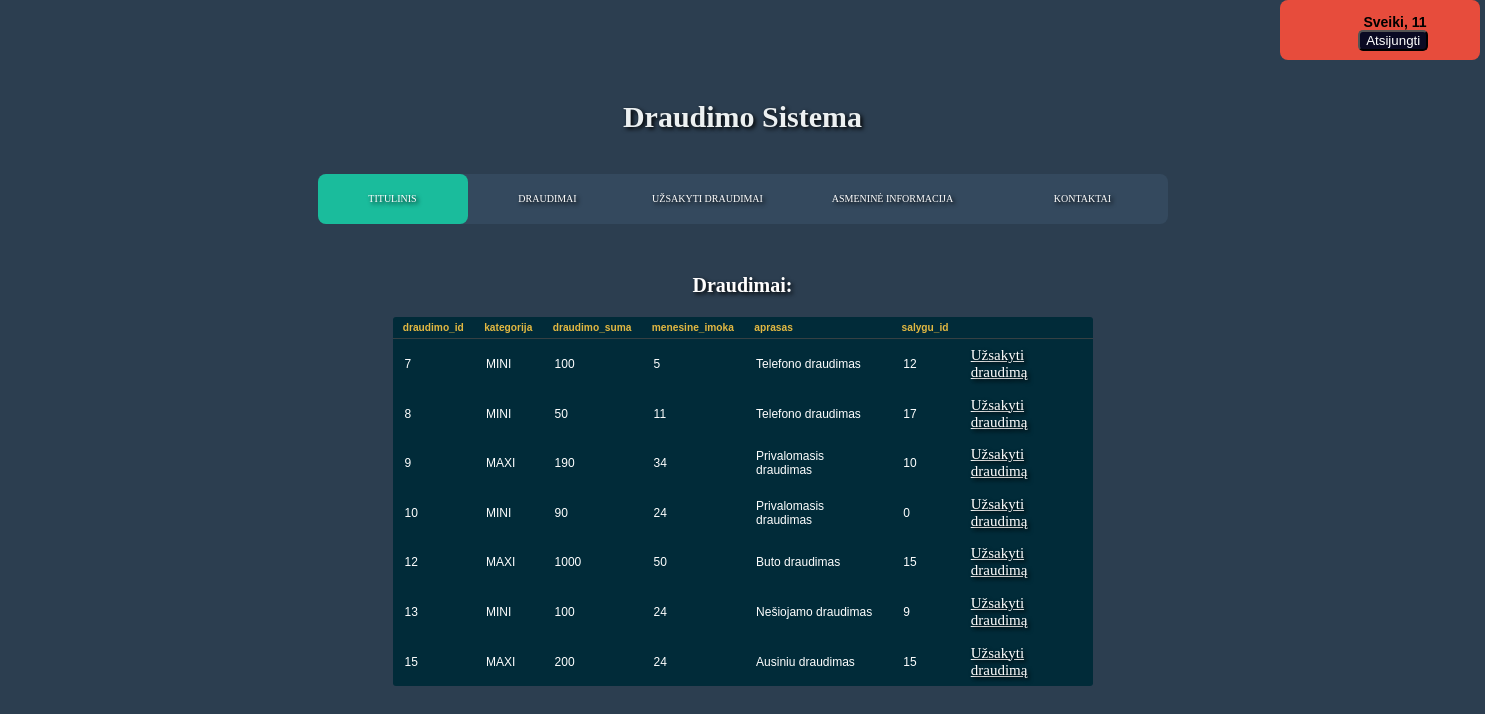
Screenshot of /Insurance/draudimai.php (signed in) with the database file from the repository.
### tables this page shows
CREATE TABLE `draudimo_polisai` (
  `draudimo_id` int(20) NOT NULL,
  `kategorija` varchar(50) NOT NULL,
  `draudimo_suma` int(20) NOT NULL,
  `menesine_imoka` int(20) NOT NULL,
  `aprasas` varchar(50) NOT NULL,
  `salygu_id` int(20) NOT NULL
);

### Insurance/draudimai.php (the view, shortened to what this page needs)
<!DOCTYPE html>
<html lang="en">
<head>
    <link rel="stylesheet" href="styleIndex.css">
</head>
<body>
<body>
<div class = "name">
	<h3 class ="loginName"><?php
									echo "Sveiki, ".$_SESSION["username"];
							?></h3>
	<div class = "atsijungti">
		<form method="post">
		 <input type="submit" name="button1"
                class="button" value="Atsijungti" />
		</form>
	</div>
 </div>
<h1>Draudimo Sistema</h1>
<nav>
	<a href="index.php">Titulinis</a>
	<a href="draudimai.php">Draudimai</a>
	<a href="uzsakytiDraud.php">Užsakyti draudimai</a>
	<a href="asmenineinfo.php">Asmeninė informacija</a>
	<a href="kontaktai.php">Kontaktai</a>
	<div class="animation start-home"></div>
</nav>
<h2>Draudimai:</h2>
<div class = "lentele">
<?php
include'connection.php';
	$sql = "SELECT draudimo_id,kategorija,draudimo_suma,menesine_imoka,aprasas,salygu_id FROM draudimo_polisai";
	$result = $conn->query($sql);
    echo "<table class=\"table\">\n";
    echo "  <tr>\n";
    echo "    <th>draudimo_id</th>\n";
    echo "    <th>kategorija</th>\n";
    echo "    <th>draudimo_suma</th>\n";
    echo "    <th>menesine_imoka</th>\n";
	echo "    <th>aprasas</th>\n";
    echo "    <th>salygu_id</th>\n";
    echo "    <th></th>\n";
    echo "  </tr>";
	if ($result->num_rows > 0) {
	while($row = $result->fetch_assoc()) {
		echo "<tr>\n";
		echo "    <td>".$row["draudimo_id"]."</td>\n";
		echo "    <td>".$row["kategorija"]."</td>\n";
		echo "    <td>".$row["draudimo_suma"]."</td>\n";
		echo "    <td>".$row["menesine_imoka"]."</td>\n";
		echo "    <td>".$row["aprasas"]."</td>\n";
		echo "    <td>".$row["salygu_id"]."</td>\n";
    	echo "    <td>"."<a href='uzsakymas.php?draudimo_id=".$row["draudimo_id"]. "' onclick='return confirmDelete(this);'>Užsakyti draudimą</a>"."</td>\n";
	}
	echo "</table>\n";
	} else {
    echo "0 results";
}
?>
</div>
</body>

### Insurance/styleIndex.css (style rules this page uses)
body { margin: 0; padding: 0; align-items: center; text-align: center; }
nav { margin: 27px auto 0; position: relative; width: 850px; height: 50px; background-color: #34495e; border-radius: 8px; font-size: 0; }
nav a { line-height: 50px; height: 100%; font-size: 10px; display: inline-block; position: relative; z-index: 1; text-decoration: none; text-transform: uppercase; text-align: center; color: white; cursor: pointer; }
nav .animation { position: absolute; height: 100%; top: 0; z-index: 0; transition: all .5s ease 0s; border-radius: 8px; }
a:nth-child(1) { width: 150px; }
a:nth-child(2) { width: 160px; }
a:nth-child(3) { width: 160px; }
a:nth-child(4) { width: 210px; }
a:nth-child(5) { width: 170px; }
nav .start-home, a:nth-child(1):hover~.animation { width: 150px; left: 0; background-color: #1abc9c; }
body { font-size: 12px; font-family: sans-serif; background: #2c3e50; }
h1 { text-align: center; margin: 40px 0 40px; text-align: center; font-size: 30px; color: #ecf0f1; text-shadow: 2px 2px 4px #000000; font-family: 'Cherry Swash', cursive; }
form { width: 35%; margin-left: 32%; margin-top: 15%; }
a { color: rgb(255, 255, 255); font-size: 15px; text-shadow: 2px 2px 4px #000000; font-family: 'Cherry Swash', cursive; }
.name { width: 200px; height: 60px; background-color: #e74c3c; margin-left: 1275px; display: inline-block; position: relative; border-radius: 8px; }
.loginName { margin-left: 30px; }
.atsijungti { width: 67px; background-color: #000000; color: #f1ecec; margin-top: -10px; margin-left: 65px; border-radius: 4px; }
table { text-align: center; margin-left: auto; margin-right: auto; margin-top: 20px; background: #012B39; border-radius: 0.25em; border-collapse: collapse; width: 700px; }
tr { text-align: left; }
th { border-bottom: 1px solid #364043; color: #E2B842; font-size: 0.85em; font-weight: 600; padding: 0.5em 1em; text-align: left; }
td { color: #fff; font-weight: 400; padding: 0.65em 1em; }
tbody tr { transition: background 0.25s ease; }
body { text-align:center; }
h2 { margin-top: 50px; color: rgb(255, 254, 254); font-size: 20px; text-shadow: 2px 2px 4px #000000; font-family: 'Cherry Swash', cursive; text-align: center; }
.button { position: absolute; margin-left: -20px; top:50%; background-color:#0a0a23; color: #fff; border-radius: 5px; }

### rows the page displays
draudimo_polisai: draudimo_id "7", kategorija "MINI", draudimo_suma "100", menesine_imoka "5", aprasas "Telefono draudimas", salygu "12"
draudimo_polisai: draudimo_id "8", kategorija "MINI", draudimo_suma "50", menesine_imoka "11", aprasas "Telefono draudimas", salygu "17"
draudimo_polisai: draudimo_id "9", kategorija "MAXI", draudimo_suma "190", menesine_imoka "34", aprasas "Privalomasis draudimas", salygu "10"
draudimo_polisai: draudimo_id "10", kategorija "MINI", draudimo_suma "90", menesine_imoka "24", aprasas "Privalomasis draudimas", salygu "0"
draudimo_polisai: draudimo_id "12", kategorija "MAXI", draudimo_suma "1000", menesine_imoka "50", aprasas "Buto draudimas", salygu "15"
draudimo_polisai: draudimo_id "13", kategorija "MINI", draudimo_suma "100", menesine_imoka "24", aprasas "Nešiojamo draudimas", salygu "9"
draudimo_polisai: draudimo_id "15", kategorija "MAXI", draudimo_suma "200", menesine_imoka "24", aprasas "Ausiniu draudimas", salygu "15"

### other values shown
$_SESSION["username"] "11"
